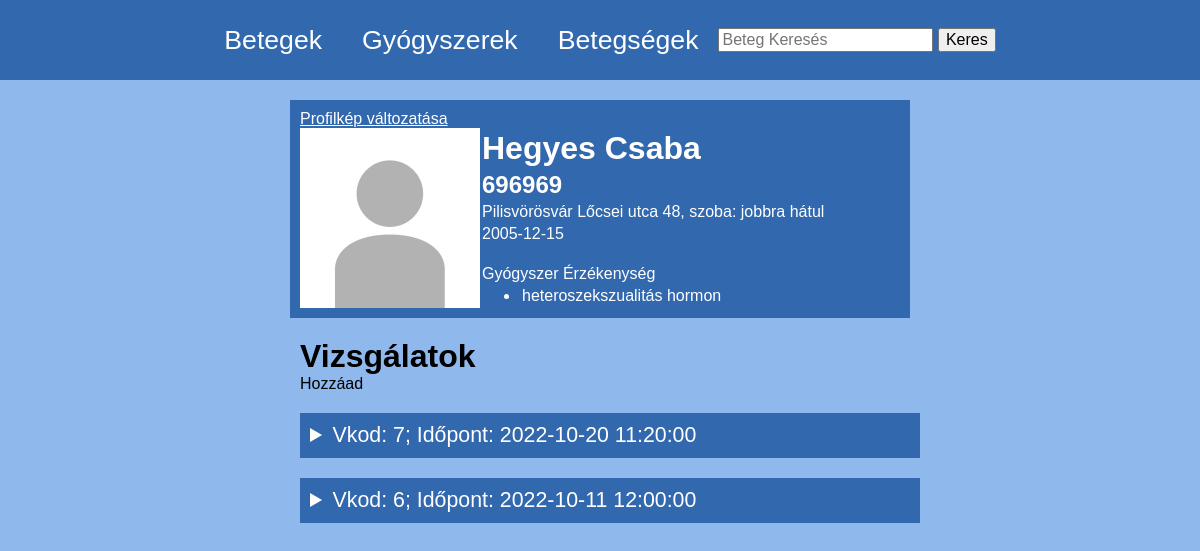
The page /beteg/696969 on the database its author committed.
### server.py (models this page shows, shortened)
class Beteg(db.Model):
    TAJ = db.Column(db.Integer, primary_key=True, unique=True, autoincrement=True)
    nev = db.Column(db.String(30))
    lakcim = db.Column(db.String(255))
    szuletes = db.Column(db.Date)
    vizsgalatok = db.relationship("Vizsgalat", backref="beteg", order_by="desc(Vizsgalat.datum)")
    erzekenysegek = db.relationship("Erzekeny", backref="beteg")
    felirasok = db.relationship("Felir", backref="beteg")
    diagnosztizalasok = db.relationship("Diagnosztizal", backref="beteg")
    pfp = db.Column(db.LargeBinary)

class Gyogyszer(db.Model):
    id = db.Column(db.Integer, primary_key=True)
    gyogyszer_neve = db.Column(db.String)
    erzekenysegek = db.relationship("Erzekeny", backref="gyogyszer")
    felirasok = db.relationship("Felir", backref="gyogyszer")

class Vizsgalat(db.Model):
    vkod = db.Column(db.Integer, primary_key=True)
    TAJ = db.Column(db.Integer, db.ForeignKey("beteg.TAJ"))
    datum = db.Column(db.DateTime)
    felirasok = db.relationship("Felir", backref="vizsgalat")
    diagnosztizalasok = db.relationship("Diagnosztizal", backref="vizsgalat")

### server.py (the view)
@app.route('/beteg/<taj>')
def beteg(taj):
    dtNow = time.time()
    beteg = Beteg.query.filter(Beteg.TAJ == taj).first()
    vizsgalatokq = Vizsgalat.query.filter(Vizsgalat.TAJ == taj).order_by(desc(Vizsgalat.datum)).all()
    betegsegek = Betegseg.query.all()
    gyogyszerek = Gyogyszer.query.all()
    return render_template('beteg.html',dtNow=dtNow, Betegseg=Betegseg, Gyogyszer=Gyogyszer, beteg=beteg,gyogyszerek=gyogyszerek, betegsegek=betegsegek, vizsgalatokq=vizsgalatokq, Diagnosztizal=Diagnosztizal, Felir=Felir)

### server.py (called while the page is built)
@app.before_request
def showIp():
    print(request.headers.get('X-REAL-IP'))

@app.before_request
def fixAdmin():
    if request.path == "/admin":
        return redirect(f"{request.url_root}admin/")

@app.context_processor
def handle_context():
    return dict(session=session, db=db, datetime=datetime, reversed=reversed)

### templates/beteg.html (shortened to what this page needs)
<!DOCTYPE html>
<html lang="en">
<head>
    <link rel="stylesheet" href="../static/style.css">
</head>
<body>
    {%include 'navbar.html'%}
    <div class="betegCard">
        <a href="/beteg/{{beteg.TAJ}}/pfp/upload">Profilkép változatása</a>
        <div class="flexrow">
            <img src="/beteg/{{beteg.TAJ}}/pfp" onerror="placeholder(this)" alt="pfp">
            <div class="flexcol">
                <h1>{{beteg.nev}}</h1>
                <h2>{{beteg.TAJ}}</h2>
                <p>{{beteg.lakcim}}</p>
                <p>{{beteg.szuletes}}</p>
                <br>
                <p>Gyógyszer Érzékenység</p>
                <ul>
                    {%for erzekenyseg in beteg.erzekenysegek%}
                    <li><p>{{Gyogyszer.query.filter(Gyogyszer.id == erzekenyseg.gyogyszer_id).first().gyogyszer_neve}}</p></li>
                    {%endfor%}
                </ul>
            </div>
        </div>
    </div>
    <div class="betegContainer">
        <h1 >Vizsgálatok</h1>
        <p class="text-button" onclick="openDialog('vizsgalat')">Hozzáad</p>
        {%for vizsgalat in beteg.vizsgalatok%}
        {%if dtNow < vizsgalat.datum.timestamp()%}
        <details>
            <summary>Vkod: {{vizsgalat.vkod}}; Időpont: {{vizsgalat.datum}}</summary>
        {%else%}
        <details style="background-color: gray;">
            <summary style="text-decoration: line-through rgba(255,255,255,0.6);">Vkod: {{vizsgalat.vkod}}; Időpont: {{vizsgalat.datum}}</summary>
        {%endif%}
            {%set diagnosztizaciok = Diagnosztizal.query.filter(Diagnosztizal.vkod == vizsgalat.vkod).all()%}
            {%set felirasok = Felir.query.filter(Felir.vkod == vizsgalat.vkod).all()%}
        </details>
        {%endfor%}
    </div>
</body>
</html>

### static/style.css (style rules this page uses)
:root { --c-foreground: rgb(50, 104, 173); --c-background: rgb(143, 184, 237); }
html,body { width: 100vw; height: 100vh; margin: 0px; padding: 0px; overflow-x: hidden; }
body { background-color: var(--c-background); font-family: Arial, Helvetica, sans-serif; }
.betegCard, details { background-color: var(--c-foreground); color: white; font-size: 12pt; margin: 20px auto; padding: 10px; width: 50vw; }
summary { font-size: 16pt; cursor: pointer; }
ul { margin: 0px; }
.betegCard img { max-width: 200px; max-height: 200px; width: 30%; height: 30%; }
.betegCard a { min-width: 70vw; height: 100%; color: white; }
.betegCard h1, .betegCard h2, .betegCard p { padding: 2px; margin: 0px; }
.flexcol { display: flex; flex-direction: column; }
.flexrow { display: flex; flex-direction: row; }
.betegContainer { width: 50vw; margin: auto; }
.betegContainer h1 { margin: 0px; padding: 0px; }
.text-button { cursor: pointer; margin: 0px; padding: 0px; }

### rows shown on the page
Beteg: nev "Hegyes Csaba", TAJ "696969", lakcim "Pilisvörösvár Lőcsei utca 48, szoba: jobbra hátul", szuletes "2005-12-15"
Gyogyszer: query.filter "heteroszekszualitás hormon"
Vizsgalat: vkod "7", datum "2022-10-20 11:20:00"
Vizsgalat: vkod "6", datum "2022-10-11 12:00:00"
